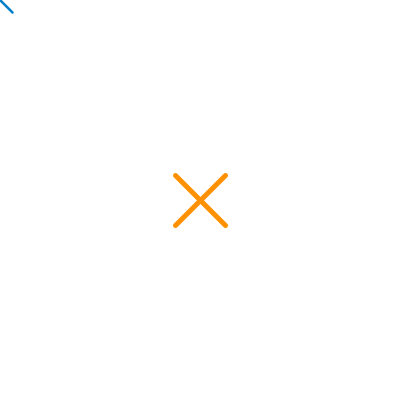
Frame 1 (no input)
Frame 60 (the mouse pressed at the canvas centre just before this capture): identical to frame 1, image omitted
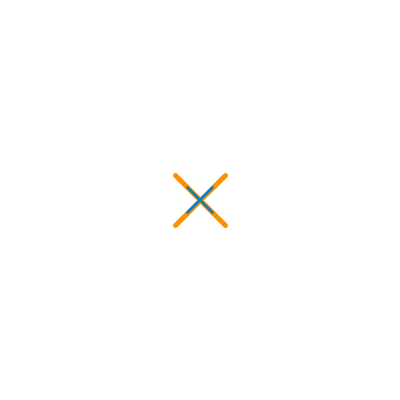
Frame 120 (the mouse held since frame 60 and released just before this capture)

The Processing sketch that drew these frames (run headless with seeded random() and noise(); from frame 60 on, the mouse is pressed at the canvas centre):

// Processing sketch: exemple_14_01_cible
// ── exemple_14_01_cible.pde
Cible cibleSouris, cibleClick;

void setup() {
  size(400, 400);
  cibleSouris = new Cible(0, 0, 25, color(0, 126, 198));
  cibleClick = new Cible(width / 2, height / 2, 50, color(255, 144, 0));
}

void draw() {
  background(255);
  cibleClick.dessiner();
  cibleSouris.deplacer(mouseX, mouseY);
  cibleSouris.dessiner();
}

void mousePressed() {
  cibleClick.deplacer(mouseX, mouseY);
}
// ── Cible.pde
class Cible {
  float x, y;
  float taille;
  color couleur;
  
  Cible(float x, float y, float taille, color couleur) {
    this.x = x;
    this.y = y;
    this.taille = taille;
    this.couleur = couleur;
  }
  
  void dessiner() {
    stroke(couleur);
    strokeWeight(taille / 10);
    line(x - taille / 2, y - taille / 2, x + taille / 2, y + taille / 2);
    line(x - taille / 2, y + taille / 2, x + taille / 2, y - taille / 2);    
  }
  
  void deplacer(float nouveauX, float nouveauY) {
    x = nouveauX;
    y = nouveauY;
  }
}
